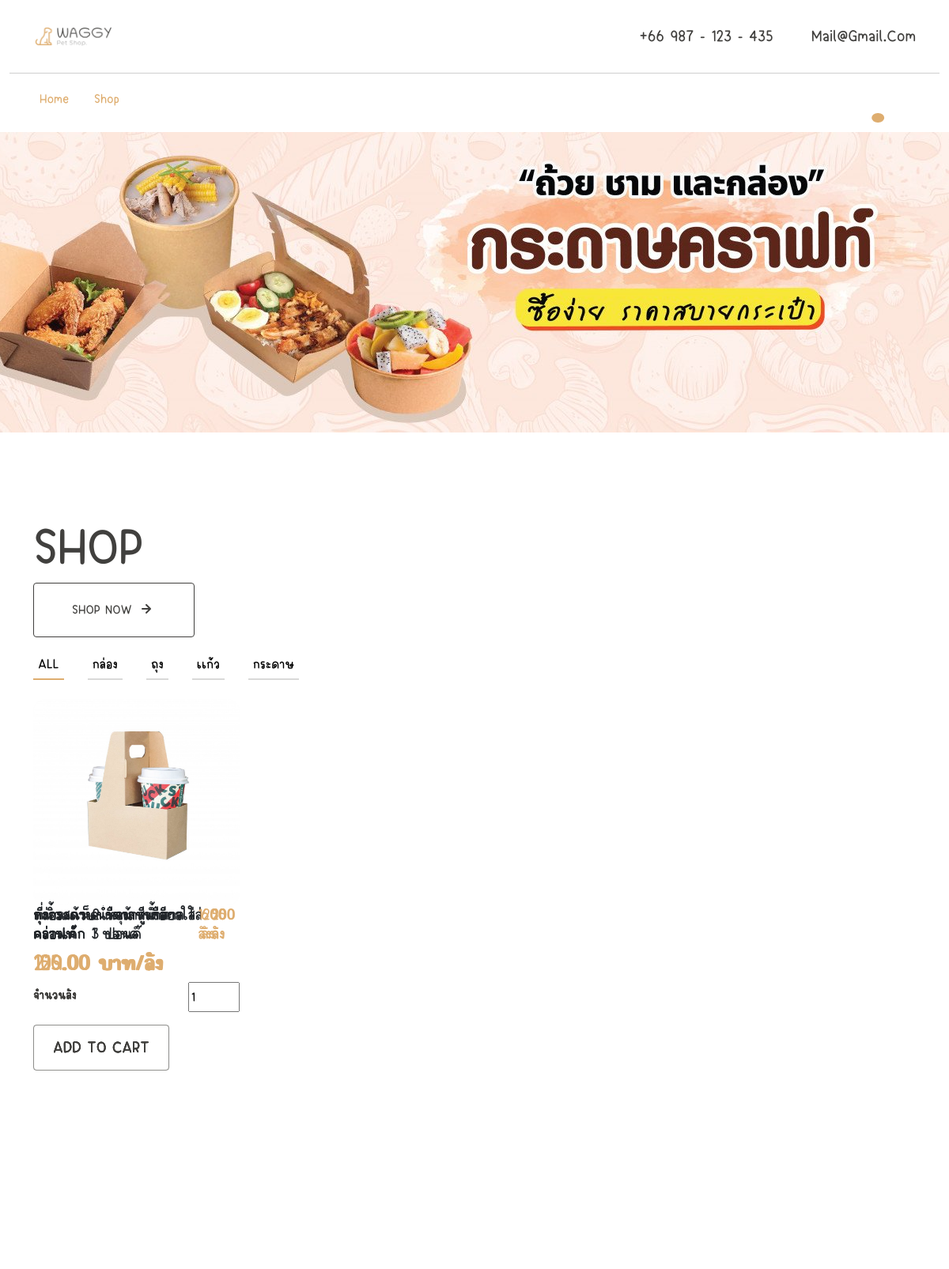
The page /u/index.php (signed in, upper part) on the database as committed earlier.
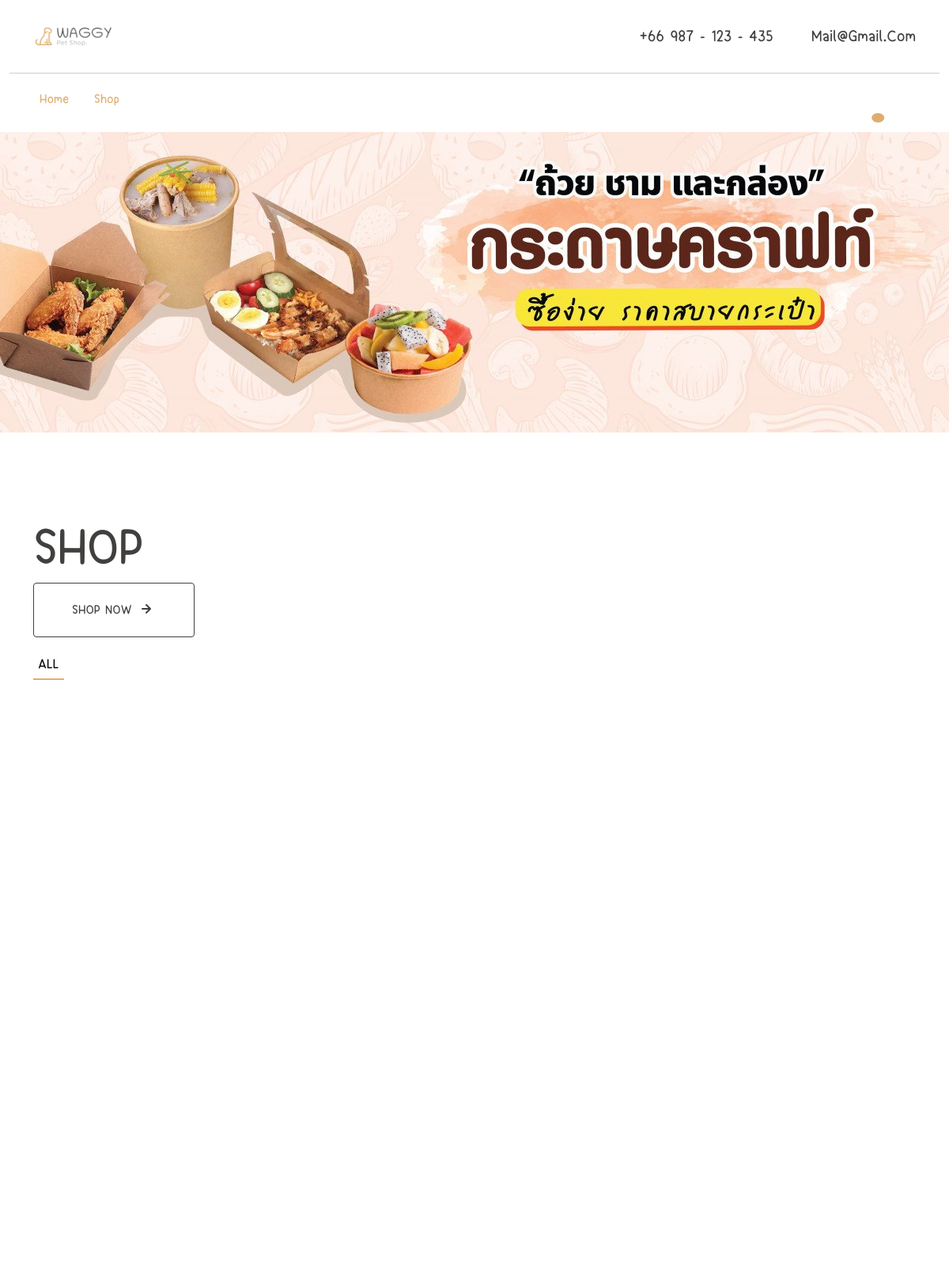
The same page on the database as committed later.
### tables this page shows
CREATE TABLE `typepro` (
  `id_typepro` int(11) NOT NULL COMMENT 'รหัสประเภทกาแฟ',
  `name_typepro` varchar(60) NOT NULL COMMENT 'ชื่อประเภทกาแฟ',
  `detail_typepro` text NOT NULL COMMENT 'รายละเอียดประเภทกาแฟ',
  `TY_STATUS` int(11) DEFAULT NULL
);

CREATE TABLE `products` (
  `id_products` int(11) NOT NULL COMMENT 'รหัสสินค้า',
  `name_products` varchar(50) DEFAULT NULL COMMENT 'ชื่อสินค้า',
  `id_typepro` int(11) DEFAULT NULL COMMENT 'ประเภท',
  `num_stock` int(11) DEFAULT NULL COMMENT 'จำนวนคงเหลือ ',
  `price_unit` decimal(10,2) DEFAULT NULL COMMENT 'ราคาต่อหน่วย ',
  `status_products` int(11) DEFAULT 1 COMMENT 'สถานะสินค้า\r\n0 = ลบ 1 = ใช้งาน',
  `image_pro` varchar(200) DEFAULT NULL COMMENT 'รูปสินค้า',
  `pro_de` text DEFAULT NULL,
  `pro_max` int(11) DEFAULT 0,
  `price_mini` decimal(10,2) DEFAULT NULL COMMENT 'ราคาต่อชิ้น ใช้แสดง'
);

### config/connectdb.php (called while the page is built, shortened)
<?php
class Database
{
    private static $link = null;
    private static function getLink()
    {
        if (self::$link) {
            return self::$link;
        }
        self::$link = new PDO("mysql:host=" . DB_HOST . ";dbname=" . DB_NAME . ";charset=utf8", DB_USERNAME, DB_PASSWORD);
        self::$link->setAttribute(PDO::ATTR_ERRMODE, PDO::ERRMODE_EXCEPTION);
        return self::$link;
    }
    public static function __callStatic($name, $args)
    {
        $callback = array(self::getLink(), $name);
        return call_user_func_array($callback, $args);
    }
    public static function squery($sql, $opt = PDO::FETCH_OBJ, $all = null)
    {
        if ($all == true) {
            return self::query($sql, $opt)->fetchAll($opt);
        } else if ($all == false) {
            return self::query($sql, $opt)->fetch($opt);
        } else {
            return self::query($sql, $opt);
        }
    }
}
?>

### u/index.php (the view, shortened to what the changed rows need)
<html lang="en">
<head>
    <?php include("inc/head.php") ?>
</head>
<body class="">
    <section id="foodies" class="my-5">
        <div class="container my-5 py-5">
            <h2 class="display-3 fw-normal">SHOP</h2>
            <div class="section-header d-md-flex justify-content-between align-items-center mt-3">
                <div class="mb-4 mb-md-0">
                    <p class="m-0">
                        <button class="filter-button me-4  active" data-filter="*">ALL</button>
                        <?php
                        $sql = "SELECT * FROM `typepro` WHERE TY_STATUS IS NULL ";
                        foreach (Database::squery($sql, PDO::FETCH_OBJ, true) as $key => $item) : ?>
                            <button class="filter-button me-4 " data-filter=".<?php echo "PROTYPE_" . $item->id_typepro ?>"><?php echo $item->name_typepro ?></button>
                        <?php endforeach; ?>
                    </p>
                </div>
            </div>
            <div class="isotope-container row" style="position: relative; height: 1053.06px;">
                <?php
                $sql_data = "SELECT * FROM products as pro
                                                INNER JOIN typepro as ty ON ty.id_typepro = pro.id_typepro
                                                WHERE pro.status_products = 1 ";
                $result_data = Database::query($sql_data, PDO::FETCH_ASSOC); ?>
                <?php foreach ($result_data as $row) :
                    $row = (object) $row;
                ?>
                    <div class="item <?php echo "PROTYPE_" . $row->id_typepro ?> col-md-4 col-lg-3 my-4" style="position: absolute; left: 0px; top: 0px;">
                        <div class="card position-relative">
                            <a href="single-product.php?id_products=<?php echo $row->id_products ?>"><img src="../img/pro/<?php echo $row->image_pro ?>" class="img-fluid rounded-4" alt="image"></a>
                            <div class="card-body p-0">
                                <div class=" d-flex justify-content-between ">
                                    <h5 class="secondary-font text-dark">
                                        <?php echo $row->name_products ?>
                                    </h5>
                                    <h5 class="secondary-font text-primary">
                                        <?php echo $row->num_stock ?> ลัง
                                    </h5>
                                </div>
                                <div class="card-text">
                                    <h3 class="secondary-font text-primary"><?php echo $row->price_unit ?> บาท/ลัง</h3>
                                    <div class=" d-flex justify-content-between ">
                                        จำนวนลัง
                                        <input id="input-<?php echo $row->id_products ?>" type="number" class="w-25" value="1" min="1">
                                    </div>
                                    <div class="d-flex flex-wrap mt-3">
                                        <a href="javascript:addCartProduct('<?php echo $row->id_products ?>','<?php echo $row->name_products ?>','<?php echo $row->price_unit ?>',document.getElementById(`input-<?php echo $row->id_products ?>`).value,`<?php echo $row->image_pro ?>`);" class="btn-cart me-3 px-4 pt-3 pb-3">
                                            <h5 class="text-uppercase m-0">Add to Cart</h5>
                                        </a>
                                    </div>
                                </div>
                            </div>
                        </div>
                    </div>
                <?php endforeach; ?>
            </div>
        </div>
    </section>
</body>
</html>

Rows that differ between the two databases and show on the page:
removed typepro: name_typepro "กล่อง"
removed typepro: name_typepro "ถุง"
removed typepro: name_typepro "เเก้ว"
removed typepro: name_typepro "กระดาษ"
no longer on this page (row edited): products: name_products "ถุงกระดาษน้ำตาลหูเกลียว ใส่กล่องเค้ก 1 ปอนด์", num_stock "500", price_unit "120.00"
no longer on this page (row edited): products: name_products "กล่องสแน็ค ผืนผ้า น้ำตาลคราฟท์", num_stock "1200", price_unit "109.00"
no longer on this page (row edited): products: name_products "ถุงกระดาษน้ำตาลหูเชือก ใส่กล่องเค้ก 3 ปอนด์", num_stock "250", price_unit "210.00"
no longer on this page (row edited): products: image_pro (picture), name_products "ที่หิ้วแก้ว 2 หลุม สีน้ำตาลคราฟท์", num_stock "600", price_unit "155.00"
